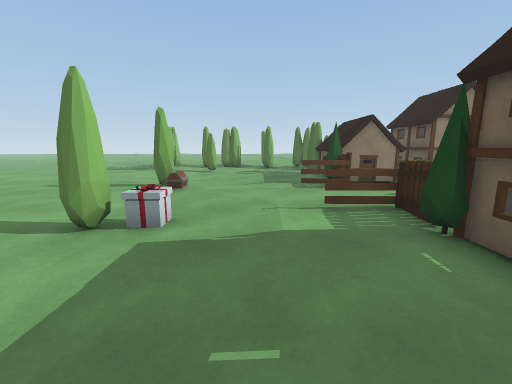
[1] (above)

24 first-person views from a walk through a Unity game level. The camera is 1.5 m above the floor, tilts 10° down and sees 90° across. The floor is counted in squares, 1 m on a side. Each view is taken from the middle of a square. On the plan, view 1 faces up. The plan holds only what a view shows up to about 13 squares ahead; the rest is blank. The place goes on beyond the plan. The player character is not drawn. Some animated figures are left out.

[2]
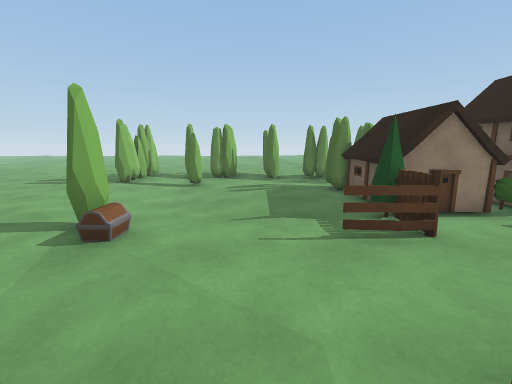

[3]
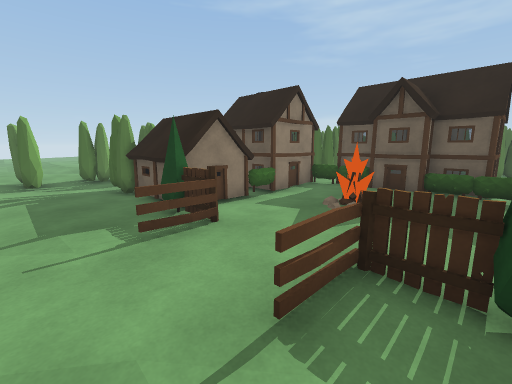

[4]
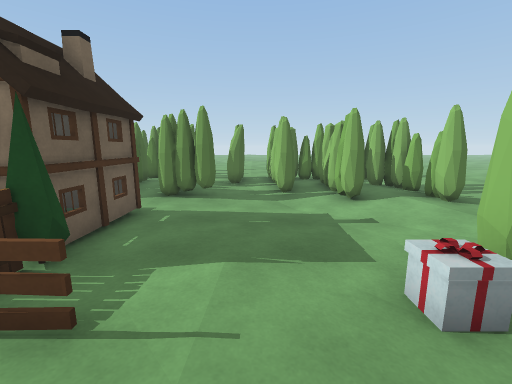

[5]
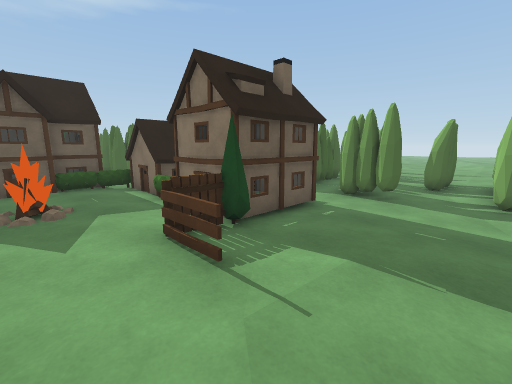

[6]
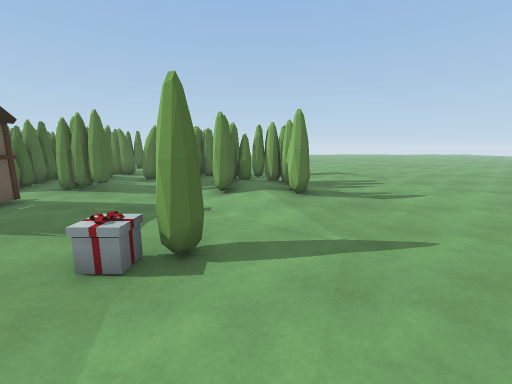

[7]
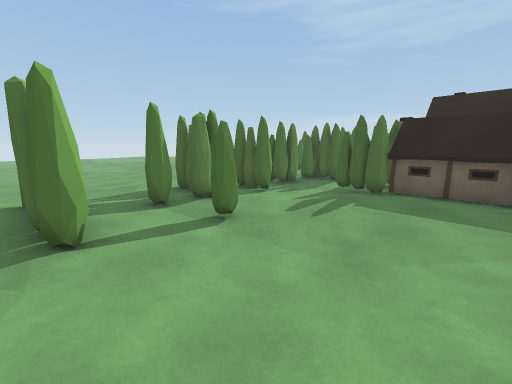

[8]
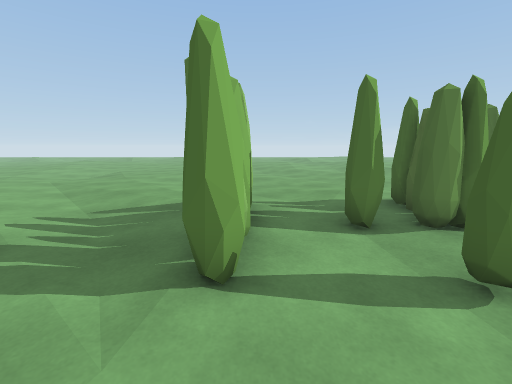

[9]
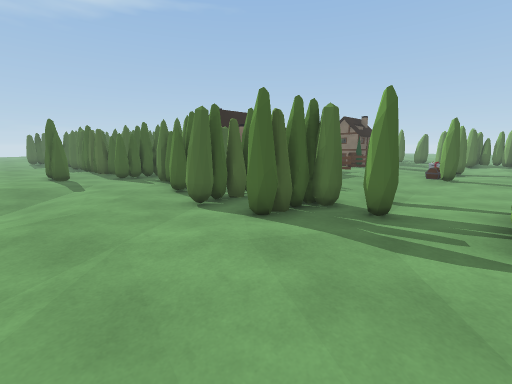

[10]
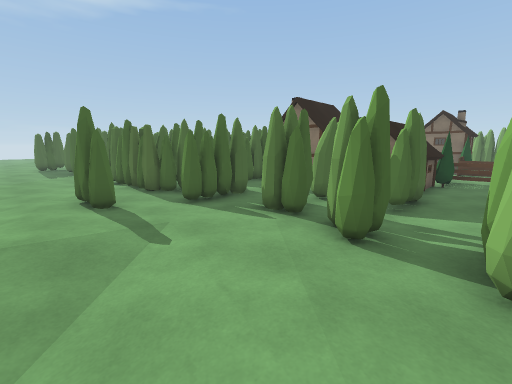

[11]
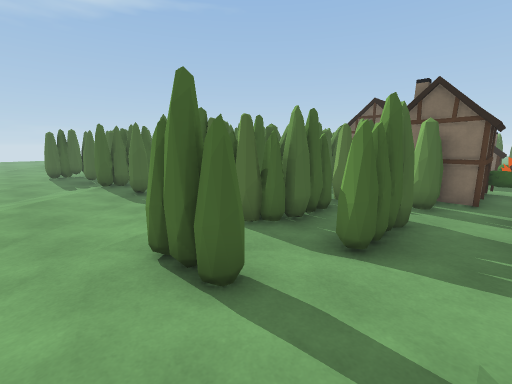

[12]
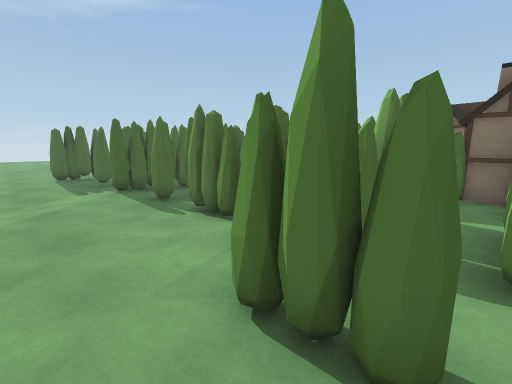

[13]
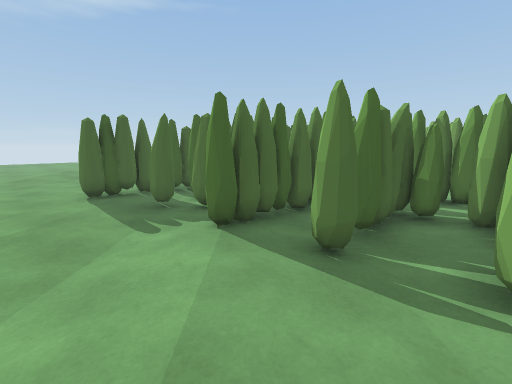

[14]
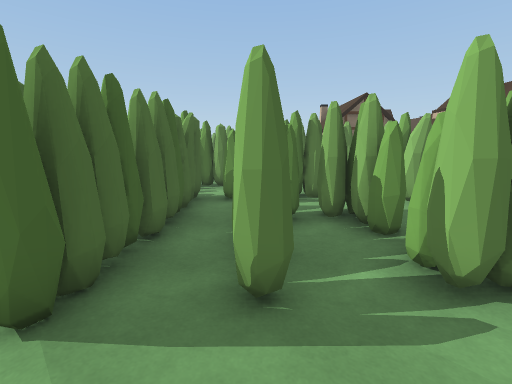

[15]
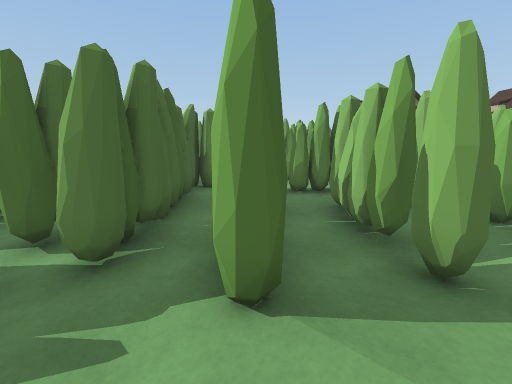

[16]
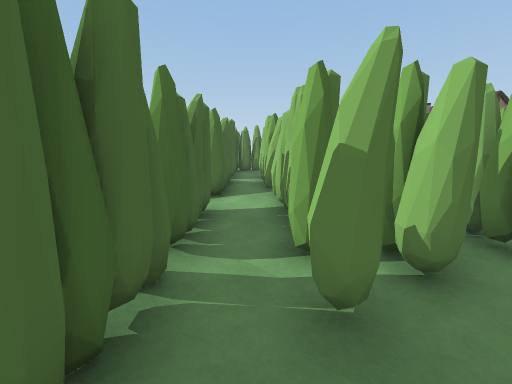

[17]
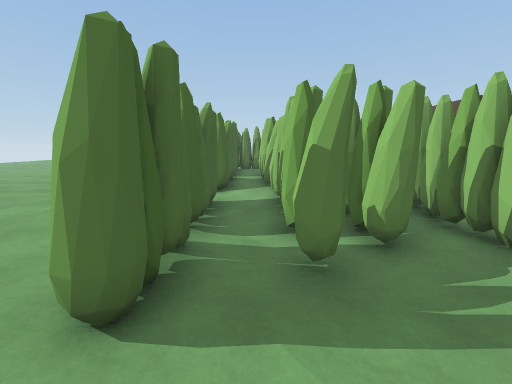

[18]
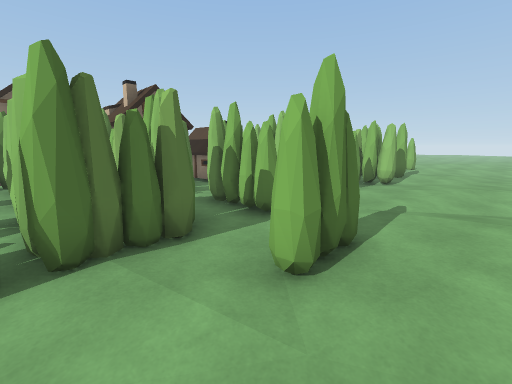

[19]
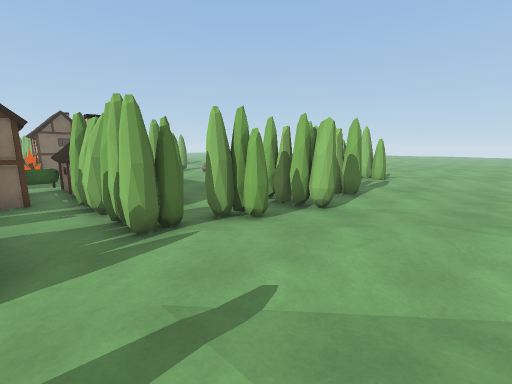

[20]
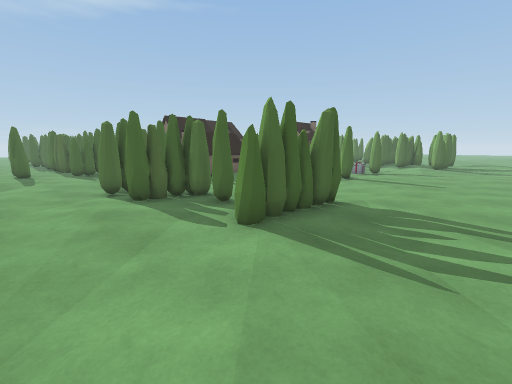

[21]
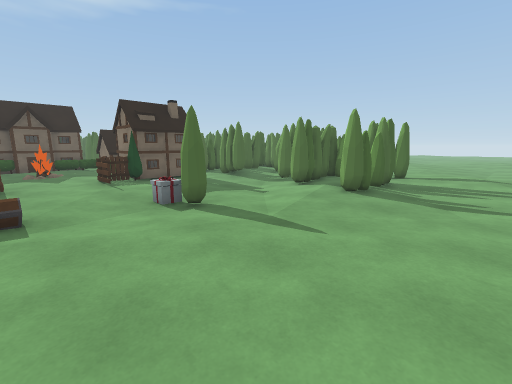

[22]
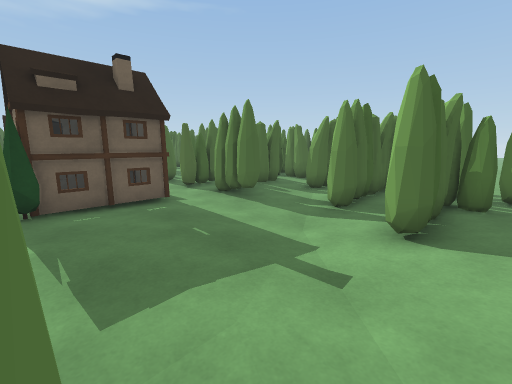

[23]
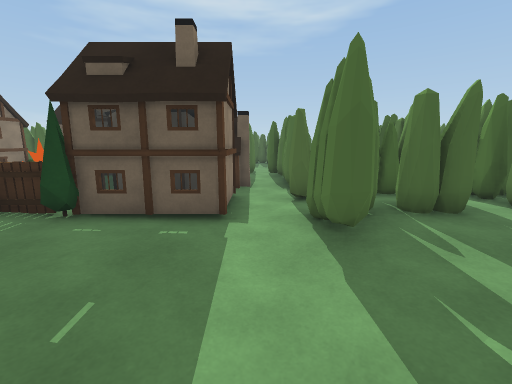

[24]
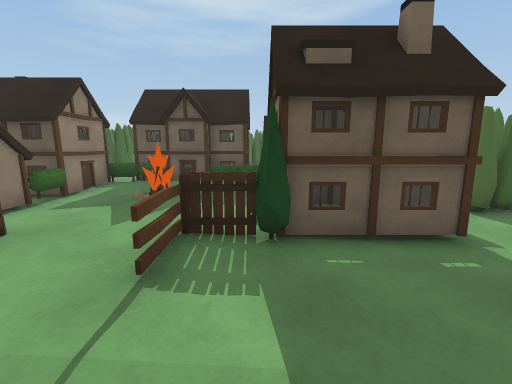

### Floor plan
Key: @ floor where view 1 was taken; # wall or solid block; x gap in a wall; . main floor; - floor 0.25 m lower than the main floor; / step, stairs or slope; = window, fence, low wall or low ledge; ^ raised ledge; H house; T tree; F fence; I fireplace; O other object.
Columns run from 9 left of view 1 to 29 right of it. Each row starts with its distance up from view 1.
 22 ..--........--/...........----.........
 21 ...........................---.........
 20 ..................#...--...----.##.....
 19 .......................--..#--#-# ..
 18 .......##.#.#....#.#####-#-#.##-# ..
 17 ...##.###.#-#x#.########-#-#.##-#  ..
 16 ...##.###.----#.########.#-#.##.#   ..
 15 ...##.##...---#....#######-#.##.#    ..
 14 ......-.....#-######## ....#.##..    ..
 13 .....----...#H#HH##### ##########
 12 ....-----...HHHHH   ##  .#     ##
 11 ....-----...HHHH# H ######      #
 10 ......---...THHFHHF.=#  #       #
  9 ............F.....FHHH  #
  8 ...........FF.....O#  H
  7 ...............I..H   H
  6 ......--.......I..F   H
  5 ......-^...FF.....FH  H
  4 ......#=....THHF  FHHHH#
  3 .......-....H HH    ####
  2 ......---...H #
  1 --....-----.HHHH
  0 .-..#..--@------ ..#
 -1 ....x.#----##.#-####
 -2 ...##.#.#..##.# #
 -3 ...##x#.#...#.# #
 -4 ........#.#.#.#
 -5 ...######.#...x

Where each view was taken, in squares from view 1:
view 1: 0 up, 0 right, facing up
view 2: 4 up, 0 right, facing up
view 3: 4 up, 0 right, facing up-right
view 4: 7 up, 0 right, facing down
view 5: 7 up, 1 left, facing down-right
view 6: 8 up, 4 left, facing down
view 7: 10 up, 6 left, facing up-right
view 8: 12 up, 5 left, facing up
view 9: 22 up, 5 left, facing down-right
view 10: 22 up, 1 right, facing down-right
view 11: 22 up, 6 right, facing down-right
view 12: 22 up, 8 right, facing down-right
view 13: 22 up, 14 right, facing down-right
view 14: 21 up, 16 right, facing down
view 15: 21 up, 18 right, facing down
view 16: 21 up, 22 right, facing down
view 17: 22 up, 22 right, facing down
view 18: 22 up, 12 right, facing down-left
view 19: 22 up, 7 right, facing down-left
view 20: 21 up, 9 left, facing down-right
view 21: 8 up, 9 left, facing down-right
view 22: 4 up, 4 left, facing down-right
view 23: 0 up, 2 left, facing right
view 24: 4 up, 1 left, facing right
